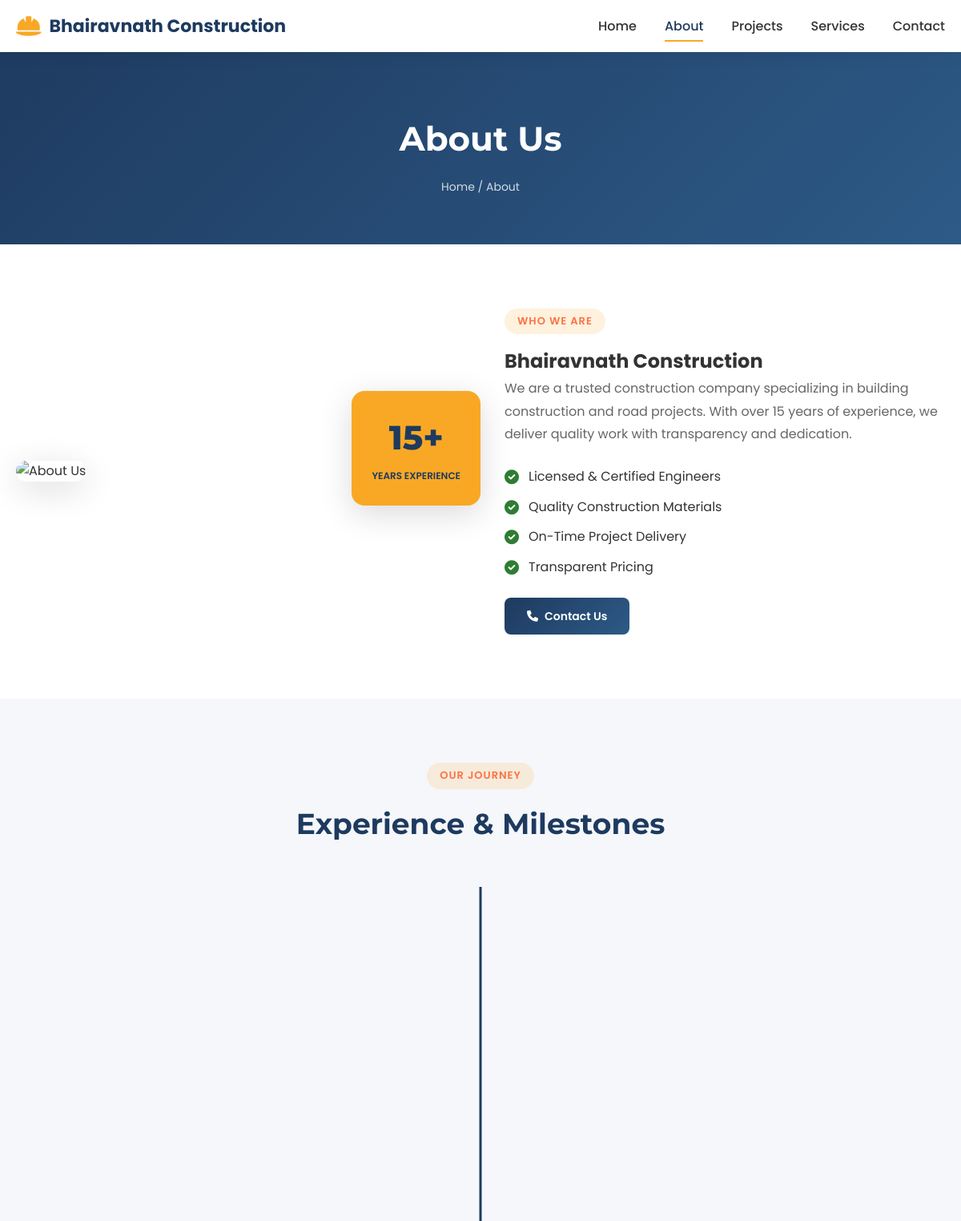
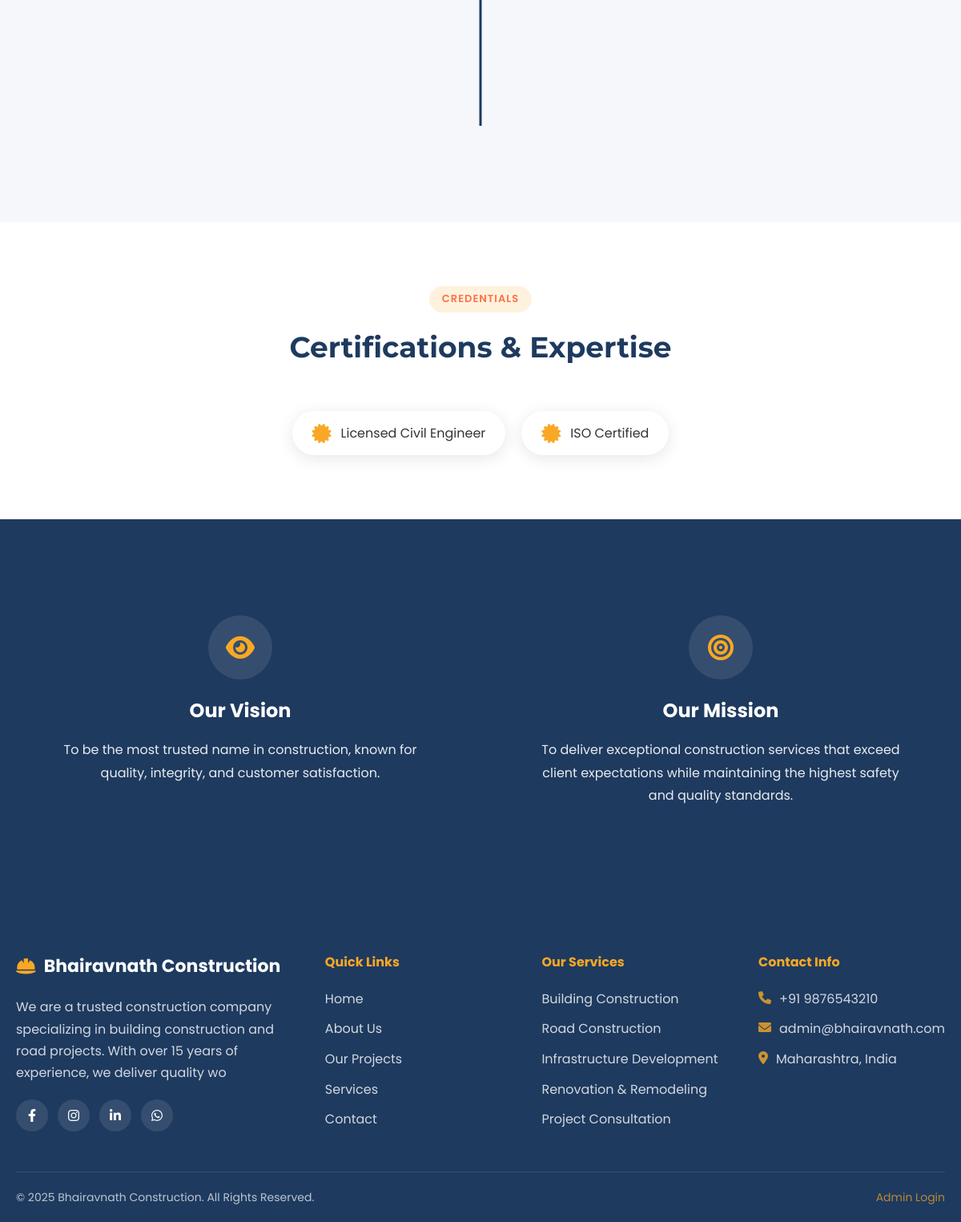
The page /about.php (signed in) on the database its author committed (2 pictures, top to bottom).
### tables this page shows
CREATE TABLE IF NOT EXISTS services (
    id INT AUTO_INCREMENT PRIMARY KEY,
    name VARCHAR(255) NOT NULL,
    description TEXT,
    icon VARCHAR(100),
    image VARCHAR(255),
    is_active TINYINT(1) DEFAULT 1,
    created_at TIMESTAMP DEFAULT CURRENT_TIMESTAMP,
    updated_at TIMESTAMP DEFAULT CURRENT_TIMESTAMP ON UPDATE CURRENT_TIMESTAMP
);

### include/config.php (called while the page is built, shortened)
<?php
$is_replit = getenv('DATABASE_URL') !== false;
if ($is_replit) {
    $database_url = getenv('DATABASE_URL');
    $db_parts = parse_url($database_url);
    $db_host = $db_parts['host'];
    $db_port = $db_parts['port'] ?? 5432;
    $db_user = $db_parts['user'];
    $db_pass = $db_parts['pass'];
    $db_name = ltrim($db_parts['path'], '/');
    try {
        $pdo = new PDO(
            "pgsql:host=$db_host;port=$db_port;dbname=$db_name",
            $db_user,
            $db_pass,
            [PDO::ATTR_ERRMODE => PDO::ERRMODE_EXCEPTION]
        );
        $use_pdo = true;
    } catch (PDOException $e) {
        $use_pdo = false;
        $con = null;
    }
} else {
    $db_host = "localhost";
    $db_user = "root";
    $db_pass = "";
    $db_name = "bhairavnath_construction";
    $con = @mysqli_connect($db_host, $db_user, $db_pass, $db_name);
    $use_pdo = false;
    if ($con) {
        mysqli_set_charset($con, "utf8mb4");
    }
}
function isLoggedIn() {
    return isset($_SESSION['admin_id']);
}
function db_query($query) {
    global $con, $pdo, $use_pdo;
    if ($use_pdo) {
        try {
            return $pdo->query($query);
        } catch (PDOException $e) {
            return false;
        }
    } elseif ($con) {
        return mysqli_query($con, $query);
    }
    return false;
}
function db_fetch($result) {
    global $use_pdo;
    if ($use_pdo) {
        return $result->fetch(PDO::FETCH_ASSOC);
    } else {
        return mysqli_fetch_assoc($result);
    }
}
function getAdmin() {
    if (isLoggedIn()) {
        $id = $_SESSION['admin_id'];
        $result = db_query("SELECT * FROM admin WHERE id = $id");
        return db_fetch($result);
    }
    return null;
}
?>

### about.php (the view, shortened to what this page needs)
<?php include 'include/config.php';
$admin = getAdmin();
?>
<!DOCTYPE html>
<html lang="en">
<head>
    <link href="https://cdnjs.cloudflare.com/ajax/libs/font-awesome/6.0.0/css/all.min.css" rel="stylesheet">
    <link href="assets/css/style.css" rel="stylesheet">
</head>
<body>
    <?php include 'include/header.php'; ?>
    <section class="page-banner">
        <div class="container">
            <h1>About Us</h1>
            <nav class="breadcrumb">
                <a href="index.php">Home</a> / <span>About</span>
            </nav>
        </div>
    </section>
    <section class="section about-section">
        <div class="container">
            <div class="about-grid">
                <div class="about-image">
                    <img src="<?php echo $admin['profile_image'] ?? 'assets/images/about-placeholder.jpg'; ?>" alt="About Us">
                    <div class="experience-badge">
                        <span class="years"><?php echo preg_replace('/[^0-9]/', '', $admin['experience'] ?? '15'); ?>+</span>
                        <span class="text">Years Experience</span>
                    </div>
                </div>
                <div class="about-content">
                    <span class="section-tag">Who We Are</span>
                    <h2><?php echo $admin['name'] ?? 'Bhairavnath Construction'; ?></h2>
                    <p class="lead"><?php echo $admin['about'] ?? 'We are a trusted construction company specializing in building construction and road projects.'; ?></p>
                    <div class="about-features">
                        <div class="about-feature">
                            <i class="fas fa-check-circle"></i>
                            <span>Licensed & Certified Engineers</span>
                        </div>
                        <div class="about-feature">
                            <i class="fas fa-check-circle"></i>
                            <span>Quality Construction Materials</span>
                        </div>
                        <div class="about-feature">
                            <i class="fas fa-check-circle"></i>
                            <span>On-Time Project Delivery</span>
                        </div>
                        <div class="about-feature">
                            <i class="fas fa-check-circle"></i>
                            <span>Transparent Pricing</span>
                        </div>
                    </div>
                    <a href="contact.php" class="btn btn-primary"><i class="fas fa-phone"></i> Contact Us</a>
                </div>
            </div>
        </div>
    </section>
    <section class="section timeline-section bg-light">
        <div class="container">
            <div class="section-header">
                <span class="section-tag">Our Journey</span>
                <h2>Experience & Milestones</h2>
            </div>
            <div class="timeline">
            </div>
        </div>
    </section>
    <section class="section certifications-section">
        <div class="container">
            <div class="section-header">
                <span class="section-tag">Credentials</span>
                <h2>Certifications & Expertise</h2>
            </div>
            <div class="cert-grid">
                <?php
                $certs = explode(',', $admin['certifications'] ?? 'Licensed Civil Engineer, ISO Certified, Quality Approved');
                foreach ($certs as $cert):
                    $cert = trim($cert);
                    if (!empty($cert)):
                ?>
                <div class="cert-card">
                    <i class="fas fa-certificate"></i>
                    <span><?php echo $cert; ?></span>
                </div>
                <?php
                    endif;
                endforeach;
                ?>
            </div>
        </div>
    </section>
    <section class="section vision-mission bg-dark">
        <div class="container">
            <div class="vm-grid">
                <div class="vm-card">
                    <div class="vm-icon"><i class="fas fa-eye"></i></div>
                    <h3>Our Vision</h3>
                    <p>To be the most trusted name in construction, known for quality, integrity, and customer satisfaction.</p>
                </div>
                <div class="vm-card">
                    <div class="vm-icon"><i class="fas fa-bullseye"></i></div>
                    <h3>Our Mission</h3>
                    <p>To deliver exceptional construction services that exceed client expectations while maintaining the highest safety and quality standards.</p>
                </div>
            </div>
        </div>
    </section>
    <?php include 'include/footer.php'; ?>
</body>
</html>

### include/footer.php
<?php $admin = getAdmin(); ?>
<footer class="main-footer">
    <div class="container">
        <div class="footer-grid">
            <div class="footer-col">
                <h3><i class="fas fa-hard-hat"></i> <?php echo SITE_NAME; ?></h3>
                <p><?php echo substr($admin['about'] ?? 'Building quality construction projects with trust and transparency.', 0, 150); ?></p>
                <div class="social-links">
                    <a href="#"><i class="fab fa-facebook-f"></i></a>
                    <a href="#"><i class="fab fa-instagram"></i></a>
                    <a href="#"><i class="fab fa-linkedin-in"></i></a>
                    <a href="#"><i class="fab fa-whatsapp"></i></a>
                </div>
            </div>
            <div class="footer-col">
                <h4>Quick Links</h4>
                <ul>
                    <li><a href="index.php">Home</a></li>
                    <li><a href="about.php">About Us</a></li>
                    <li><a href="projects.php">Our Projects</a></li>
                    <li><a href="services.php">Services</a></li>
                    <li><a href="contact.php">Contact</a></li>
                </ul>
            </div>
            <div class="footer-col">
                <h4>Our Services</h4>
                <ul>
                    <?php
                    $services = mysqli_query($con, "SELECT name FROM services WHERE is_active = 1 LIMIT 5");
                    while ($s = mysqli_fetch_assoc($services)):
                    ?>
                    <li><a href="services.php"><?php echo $s['name']; ?></a></li>
                    <?php endwhile; ?>
                </ul>
            </div>
            <div class="footer-col">
                <h4>Contact Info</h4>
                <ul class="contact-info">
                    <li><i class="fas fa-phone"></i> <?php echo $admin['phone'] ?? '+91 9876543210'; ?></li>
                    <li><i class="fas fa-envelope"></i> <?php echo $admin['email'] ?? 'info@bhairavnath.com'; ?></li>
                    <li><i class="fas fa-map-marker-alt"></i> <?php echo $admin['address'] ?? 'Maharashtra, India'; ?></li>
                </ul>
            </div>
        </div>
        <div class="footer-bottom">
            <p>&copy; <?php echo date('Y'); ?> <?php echo SITE_NAME; ?>. All Rights Reserved.</p>
            <p><a href="admin/login.php">Admin Login</a></p>
        </div>
    </div>
</footer>

### rows shown on the page
services: name "Building Construction"
services: name "Road Construction"
services: name "Infrastructure Development"
services: name "Renovation & Remodeling"
services: name "Project Consultation"

### other values the page prints
SITE_NAME "Bhairavnath Construction"
preg_replace('/[^0-9]/', '', $admin['experience'] ?? '15') "15"
$admin['name'] "Bhairavnath Construction"
$admin['about'] "We are a trusted construction company specializing in building construction and road projects. With over 15 years of experience, we deliver quality work with transparency and dedication."
$cert "Licensed Civil Engineer"
$cert "ISO Certified"
$admin['phone'] "+91 9876543210"
$admin['email'] "admin@bhairavnath.com"
$admin['address'] "Maharashtra, India"
